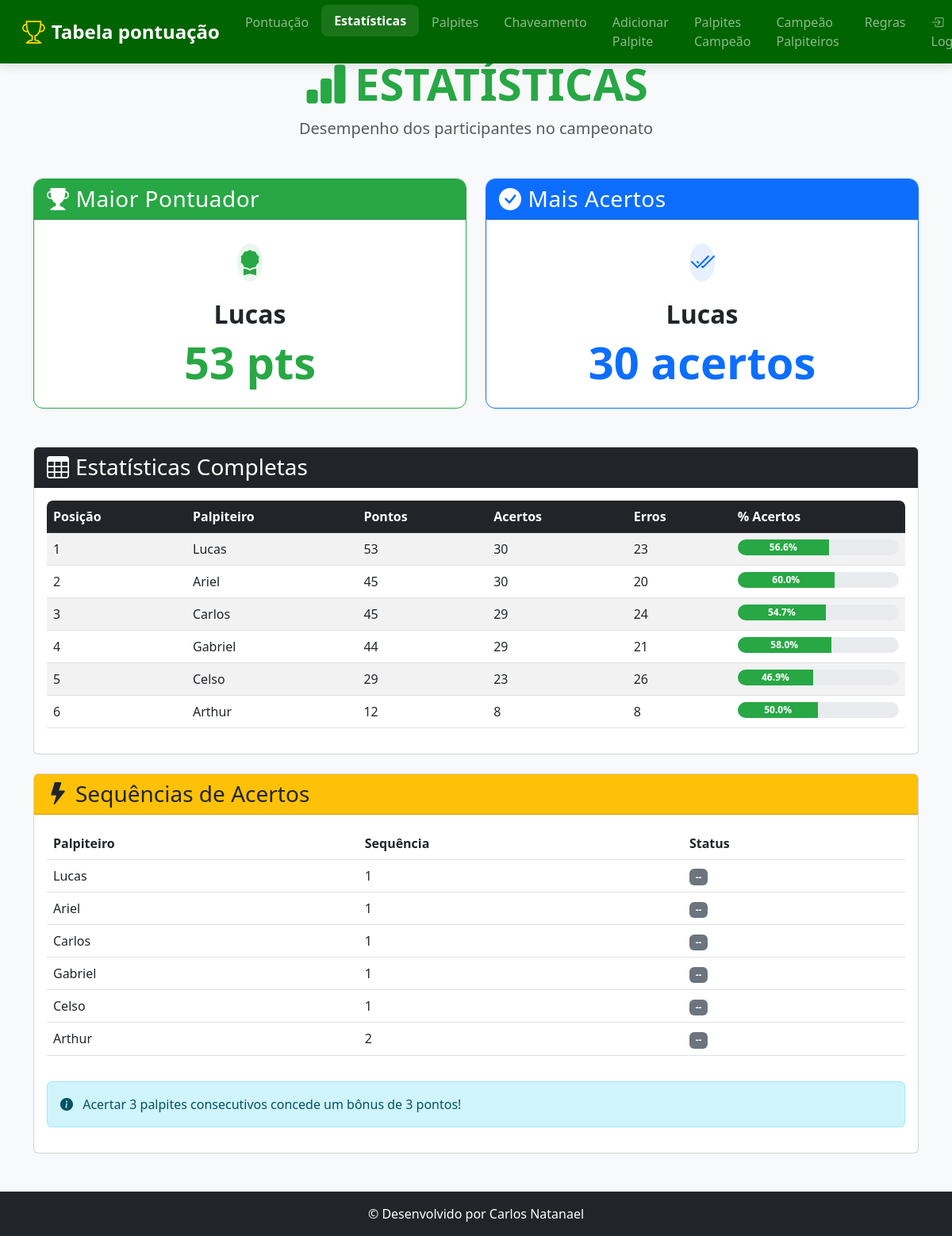
Page /estatisticas on the committed database.
### tables this page shows
CREATE TABLE pontuacao (
        id INTEGER PRIMARY KEY AUTOINCREMENT,
        posicao INTEGER,
        nome TEXT UNIQUE,
        pontos INTEGER DEFAULT 0,
        acertos INTEGER DEFAULT 0,
        erros INTEGER DEFAULT 0
    , pontos_bonus INTEGER DEFAULT 0);

### app.py (the view)
@app.route('/estatisticas')
def estatisticas():
    conn = get_db()
    estatisticas_completas = conn.execute('''
        SELECT nome, pontos, acertos, erros,
               CASE WHEN (acertos + erros) = 0 THEN 0.0 ELSE ROUND((acertos * 100.0 / (acertos + erros)), 1) END as percentual_acertos
        FROM pontuacao ORDER BY pontos DESC, acertos DESC
    ''').fetchall()
    maior_pontuador = estatisticas_completas[0] if estatisticas_completas else None
    quem_acertou_mais = sorted(estatisticas_completas, key=lambda x: x['acertos'], reverse=True)[0] if estatisticas_completas else None
    rodada_atual_row = conn.execute("SELECT MAX(rodada) as rodada FROM palpites WHERE status != 'Pendente'").fetchone()
    rodada_atual_bonus = rodada_atual_row['rodada'] if rodada_atual_row and rodada_atual_row['rodada'] else 0
    sequencias_info = defaultdict(int)
    if rodada_atual_bonus > 0:
        palpites_rodada_atual = conn.execute("""
            SELECT p.nome, p.status, j.data_hora FROM palpites p
            JOIN jogos j ON p.game_id = j.id
            WHERE p.status != 'Pendente' AND p.rodada = ?
            ORDER BY p.nome, j.data_hora
        """, (rodada_atual_bonus,)).fetchall()
        for jogador in estatisticas_completas:
            nome = jogador['nome']
            palpites_do_jogador_na_rodada = [p for p in palpites_rodada_atual if p['nome'] == nome]
            sequencia_atual = 0
            for palpite in palpites_do_jogador_na_rodada:
                if "Erro" not in palpite['status']:
                    sequencia_atual += 1
                else:
                    sequencia_atual = 0
            sequencias_info[nome] = sequencia_atual
    sequencias_para_template = []
    for jogador in estatisticas_completas:
        nome = jogador['nome']
        max_streak = sequencias_info[nome]
        sequencias_para_template.append({
            'nome': nome,
            'sequencia': max_streak,
            'bonus': '🔥 Bônus Disponível!' if max_streak >= 3 else '--'
        })
    print(f"\n[LOG - estatisticas]: Rodada atual para cálculo de bônus: {rodada_atual_bonus}")
    print(f"[LOG - estatisticas]: Estatísticas carregadas para {len(estatisticas_completas)} jogadores.\n")
    return render_template('estatisticas.html',
                           maior_pontuador=maior_pontuador,
                           quem_acertou_mais=quem_acertou_mais,
                           estatisticas_completas=estatisticas_completas,
                           sequencias=sequencias_para_template,
                           rodada_atual_bonus=rodada_atual_bonus)

### app.py (called while the page is built)
def get_db():
    if 'db' not in g:
        g.db = sqlite3.connect('palpites.db', timeout=10)
        g.db.row_factory = sqlite3.Row
    return g.db

### templates/estatisticas.html (shortened to what this page needs)
<!DOCTYPE html>
<html lang="pt">
<head>
    <link href="https://cdn.jsdelivr.net/npm/bootstrap@5.3.0/dist/css/bootstrap.min.css" rel="stylesheet">
    <link rel="stylesheet" href="https://cdn.jsdelivr.net/npm/bootstrap-icons@1.10.0/font/bootstrap-icons.css">
    <link rel="stylesheet" href="{{ url_for('static', filename='esta.css') }}">
</head>
<body>
    <header>
        <nav class="navbar navbar-expand-lg navbar-dark fixed-top" style="background-color: #006400 !important;">
            <div class="container-fluid">
                <a class="navbar-brand d-flex align-items-center" href="{{ url_for('index') }}">
                    <i class="bi bi-trophy me-2"></i>
                    <span>Tabela pontuação</span>
                </a>
                <div class="collapse navbar-collapse" id="navbarNav">
                    <ul class="navbar-nav mx-auto">
                        <li class="nav-item"><a class="nav-link" href="{{ url_for('index') }}">Pontuação</a></li>
                        <li class="nav-item"><a class="nav-link active" href="{{ url_for('estatisticas') }}">Estatísticas</a></li>
                        <li class="nav-item"><a class="nav-link" href="{{ url_for('exibir_palpites') }}">Palpites</a></li>
                        <li class="nav-item"><a class="nav-link" href="{{ url_for('chaveamento') }}">Chaveamento</a></li>
                        <li class="nav-item"><a class="nav-link" href="{{ url_for('adicionar_palpites') }}">Adicionar Palpite</a></li>
                        <li class="nav-item"><a class="nav-link" href="{{ url_for('ver_palpites_campeao') }}">Palpites Campeão</a></li>
                        <li class="nav-item"><a class="nav-link" href="{{ url_for('campeao_geral') }}">Campeão Palpiteiros</a></li>
                        <li class="nav-item"><a class="nav-link" href="{{ url_for('regra') }}">Regras</a></li>
                    </ul>
                    <ul class="navbar-nav">
                        {% if session.logged_in %}
                        <li class="nav-item dropdown">
                            <a class="nav-link dropdown-toggle" href="#" id="navbarDropdownAdmin" role="button" data-bs-toggle="dropdown" aria-expanded="false">
                                <i class="bi bi-gear-fill me-1"></i>Admin
                            </a>
                            <ul class="dropdown-menu dropdown-menu-end" aria-labelledby="navbarDropdownAdmin">
                                <li><a class="dropdown-item" href="{{ url_for('admin_dashboard') }}">Painel Admin</a></li>
                                <li><hr class="dropdown-divider"></li>
                                <li><a class="dropdown-item" href="{{ url_for('logout') }}">Sair</a></li>
                            </ul>
                        </li>
                        {% else %}
                        <li class="nav-item">
                            <a class="nav-link" href="{{ url_for('login') }}">
                                <i class="bi bi-box-arrow-in-right me-1"></i>Login
                            </a>
                        </li>
                        {% endif %}
                    </ul>
                </div>
            </div>
        </nav>
    </header>
    <main class="container py-5 mt-4">
        <div class="text-center mb-5">
            <h1 class="display-4 fw-bold text-success">
                <i class="bi bi-bar-chart-fill me-2"></i>ESTATÍSTICAS
            </h1>
            <p class="lead text-muted">Desempenho dos participantes no campeonato</p>
        </div>
        <div class="row g-4 mb-5">
            <div class="col-md-6">
                <div class="card stat-card h-100 border-success">
                    <div class="card-header bg-success text-white">
                        <h3 class="card-title mb-0">
                            <i class="bi bi-trophy-fill me-2"></i>Maior Pontuador
                        </h3>
                    </div>
                    <div class="card-body text-center py-4">
                        {% if maior_pontuador %}
                        <div class="avatar-lg mb-3 mx-auto">
                            <div class="avatar-title bg-success bg-opacity-10 text-success rounded-circle fs-2">
                                <i class="bi bi-award-fill"></i>
                            </div>
                        </div>
                        <h2 class="fw-bold">{{ maior_pontuador.nome }}</h2>
                        <div class="display-4 fw-bold text-success">{{ maior_pontuador.pontos }} pts</div>
                        {% else %}
                        <div class="text-muted">Nenhum dado disponível</div>
                        {% endif %}
                    </div>
                </div>
            </div>
            <div class="col-md-6">
                <div class="card stat-card h-100 border-primary">
                    <div class="card-header bg-primary text-white">
                        <h3 class="card-title mb-0">
                            <i class="bi bi-check-circle-fill me-2"></i>Mais Acertos
                        </h3>
                    </div>
                    <div class="card-body text-center py-4">
                        {% if quem_acertou_mais %}
                        <div class="avatar-lg mb-3 mx-auto">
                            <div class="avatar-title bg-primary bg-opacity-10 text-primary rounded-circle fs-2">
                                <i class="bi bi-check2-all"></i>
                            </div>
                        </div>
                        <h2 class="fw-bold">{{ quem_acertou_mais.nome }}</h2>
                        <div class="display-4 fw-bold text-primary">{{ quem_acertou_mais.acertos }} acertos</div>
                        {% else %}
                        <div class="text-muted">Nenhum dado disponível</div>
                        {% endif %}
                    </div>
                </div>
            </div>
        </div>
        <div class="card mb-4">
            <div class="card-header bg-dark text-white">
                <h3 class="card-title mb-0">
                    <i class="bi bi-table me-2"></i>Estatísticas Completas
                </h3>
            </div>
            <div class="card-body">
                <div class="table-responsive">
                    <table class="table table-striped table-hover">
                        <thead class="table-dark">
                            <tr>
                                <th>Posição</th>
                                <th>Palpiteiro</th>
                                <th>Pontos</th>
                                <th>Acertos</th>
                                <th>Erros</th>
                                <th>% Acertos</th>
                            </tr>
                        </thead>
                        <tbody>
                            {% for estatistica in estatisticas_completas %}
                            <tr>
                                <td>{{ loop.index }}</td>
                                <td>{{ estatistica.nome }}</td>
                                <td>{{ estatistica.pontos }}</td>
                                <td>{{ estatistica.acertos }}</td>
                                <td>{{ estatistica.erros }}</td>
                                <td>
                                    <div class="progress" style="height: 20px;">
                                        <div class="progress-bar bg-success" style="width: {{ estatistica.percentual_acertos or 0 }}%">
                                            {{ estatistica.percentual_acertos or 0 }}%
                                        </div>
                                    </div>
                                </td>
                            </tr>
                            {% endfor %}
                        </tbody>
                    </table>
                </div>
            </div>
        </div>
        <div class="card">
            <div class="card-header bg-warning text-dark">
                <h3 class="card-title mb-0">
                    <i class="bi bi-lightning-fill me-2"></i>Sequências de Acertos
                </h3>
            </div>
            <div class="card-body">
                <div class="table-responsive">
                    <table class="table table-hover">
                        <thead>
                            <tr>
                                <th>Palpiteiro</th>
                                <th>Sequência</th>
                                <th>Status</th>
                            </tr>
                        </thead>
                        <tbody>
                            {% for seq in sequencias %}
                            <tr class="{{ 'table-success' if seq.sequencia >= 3 }}">
                                <td>{{ seq.nome }}</td>
                                <td>{{ seq.sequencia }}</td>
                                <td>
                                    {% if seq.sequencia >= 3 %}
                                    <span class="badge bg-warning text-dark pulse">{{ seq.bonus }}</span>
                                    {% else %}
                                    <span class="badge bg-secondary">{{ seq.bonus }}</span>
                                    {% endif %}
                                </td>
                            </tr>
                            {% endfor %}
                        </tbody>
                    </table>
                </div>
                <div class="alert alert-info mt-3">
                    <i class="bi bi-info-circle-fill me-2"></i>
                    Acertar 3 palpites consecutivos concede um bônus de 3 pontos!
                </div>
            </div>
        </div>
    </main>
    <footer class="bg-dark text-white py-3 mt-auto">
        <div class="container text-center">
            <p class="mb-0">© Desenvolvido por Carlos Natanael</p>
        </div>
    </footer>
</body>
</html>

### static/esta.css (style rules this page uses)
:root { --bs-success-rgb: 40, 167, 69; --bs-primary-rgb: 13, 110, 253; --bs-info-rgb: 23, 162, 184; --trophy-gold: #ffd700; }
body { background-color: #f8f9fa; font-family: 'Segoe UI', system-ui, -apple-system, sans-serif; }
.stat-card { transition: transform 0.3s ease, box-shadow 0.3s ease; border-radius: 0.75rem; overflow: hidden; }
.stat-card .card-header { font-weight: 600; letter-spacing: 0.5px; }
.avatar-lg { width: 60px; height: 60px; display: flex; align-items: center; justify-content: center; }
.table-responsive { border-radius: 0.5rem; overflow: hidden; }
.progress { border-radius: 10px; }
.progress-bar { font-size: 0.75rem; font-weight: 600; }
header { padding: 0; box-shadow: none; border-bottom: none; }
.navbar { background-color: var(--primary-color) !important; box-shadow: 0 4px 12px rgba(0, 0, 0, 0.1); padding: 0.5rem 1rem; }
.navbar-brand { font-weight: 700; font-size: 1.5rem; display: flex; align-items: center; }
.navbar-brand i { font-size: 1.8rem; color: var(--trophy-gold); }
.nav-link { font-weight: 500; padding: 0.5rem 1rem !important; transition: all 0.3s ease; border-radius: 0.5rem; }
.nav-link:hover, .nav-link.active { background-color: rgba(255, 255, 255, 0.1) !important; transform: translateY(-2px); }
.nav-link.active { font-weight: 600; }
main { padding-top: calc(var(--navbar-height) + 20px); flex: 1; }

### rows in the picture
pontuacao: nome "Lucas", pontos "53", acertos "30", erros "23", percentual_acertos "56.6", sequencia "1", bonus "--"
pontuacao: nome "Ariel", pontos "45", acertos "30", erros "20", percentual_acertos "60.0", sequencia "1", bonus "--"
pontuacao: nome "Carlos", pontos "45", acertos "29", erros "24", percentual_acertos "54.7", sequencia "1", bonus "--"
pontuacao: nome "Gabriel", pontos "44", acertos "29", erros "21", percentual_acertos "58.0", sequencia "1", bonus "--"
pontuacao: nome "Celso", pontos "29", acertos "23", erros "26", percentual_acertos "46.9", sequencia "1", bonus "--"
pontuacao: nome "Arthur", pontos "12", acertos "8", erros "8", percentual_acertos "50.0", sequencia "2", bonus "--"
